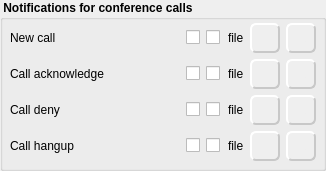
              <widget class="QGroupBox" name="mGrpStyle_4">
               <property name="font">
                <font>
                 <weight>75</weight>
                 <bold>true</bold>
                </font>
               </property>
               <property name="title">
                <string> Notifications for conference calls </string>
               </property>
               <layout class="QVBoxLayout" name="verticalLayout_18">
                <property name="leftMargin">
                 <number>7</number>
                </property>
                <property name="topMargin">
                 <number>3</number>
                </property>
                <property name="rightMargin">
                 <number>7</number>
                </property>
                <property name="bottomMargin">
                 <number>7</number>
                </property>
                <item>
                 <layout class="QHBoxLayout" name="horizontalLayout_31">
                  <item>
                   <widget class="QLabel" name="label_8">
                    <property name="minimumSize">
                     <size>
                      <width>170</width>
                      <height>30</height>
                     </size>
                    </property>
                    <property name="maximumSize">
                     <size>
                      <width>170</width>
                      <height>16777215</height>
                     </size>
                    </property>
                    <property name="font">
                     <font>
                      <family>MS Shell Dlg 2</family>
                      <weight>50</weight>
                      <bold>false</bold>
                     </font>
                    </property>
                    <property name="text">
                     <string>New call</string>
                    </property>
                    <property name="alignment">
                     <set>Qt::AlignLeading|Qt::AlignLeft|Qt::AlignVCenter</set>
                    </property>
                   </widget>
                  </item>
                  <item>
                   <widget class="QCheckBox" name="mCbNotifySystrayCall">
                    <property name="font">
                     <font>
                      <pointsize>9</pointsize>
                      <weight>50</weight>
                      <bold>false</bold>
                     </font>
                    </property>
                    <property name="toolTip">
                     <string>show message in the systray</string>
                    </property>
                    <property name="text">
                     <string/>
                    </property>
                    <property name="icon">
                     <iconset resource="../../resources/Icons.qrc">
                      <normaloff>:/images/22_22/Message.png</normaloff>:/images/22_22/Message.png</iconset>
                    </property>
                    <property name="iconSize">
                     <size>
                      <width>22</width>
                      <height>22</height>
                     </size>
                    </property>
                   </widget>
                  </item>
                  <item>
                   <widget class="QCheckBox" name="mCbNotifySoundCall">
                    <property name="font">
                     <font>
                      <pointsize>9</pointsize>
                      <weight>50</weight>
                      <bold>false</bold>
                     </font>
                    </property>
                    <property name="toolTip">
                     <string>play sound file</string>
                    </property>
                    <property name="text">
                     <string/>
                    </property>
                    <property name="icon">
                     <iconset resource="../../resources/Icons.qrc">
                      <normaloff>:/images/22_22/SpeakerLoud.png</normaloff>:/images/22_22/SpeakerLoud.png</iconset>
                    </property>
                    <property name="iconSize">
                     <size>
                      <width>22</width>
                      <height>22</height>
                     </size>
                    </property>
                   </widget>
                  </item>
                  <item>
                   <spacer name="horizontalSpacer_32">
                    <property name="orientation">
                     <enum>Qt::Horizontal</enum>
                    </property>
                    <property name="sizeType">
                     <enum>QSizePolicy::MinimumExpanding</enum>
                    </property>
                    <property name="sizeHint" stdset="0">
                     <size>
                      <width>2</width>
                      <height>20</height>
                     </size>
                    </property>
                   </spacer>
                  </item>
                  <item>
                   <widget class="QLabel" name="mLbNotifySoundCallFile">
                    <property name="font">
                     <font>
                      <family>MS Shell Dlg 2</family>
                      <weight>50</weight>
                      <bold>false</bold>
                     </font>
                    </property>
                    <property name="text">
                     <string>file</string>
                    </property>
                   </widget>
                  </item>
                  <item>
                   <widget class="QPushButton" name="mPbNotifySoundCallFile">
                    <property name="minimumSize">
                     <size>
                      <width>30</width>
                      <height>30</height>
                     </size>
                    </property>
                    <property name="maximumSize">
                     <size>
                      <width>30</width>
                      <height>30</height>
                     </size>
                    </property>
                    <property name="toolTip">
                     <string>select sound file to play</string>
                    </property>
                    <property name="styleSheet">
                     <string notr="true">QPushButton{
background-color: rgb(239, 239, 239);
color: rgb(239, 239, 239);
border-style: outset;
border-width: 2px;
border-color:  rgb(200, 200, 200);
border-radius: 6px;
}
QPushButton:pressed{
background-color: rgb(150, 150, 150);
} </string>
                    </property>
                    <property name="text">
                     <string/>
                    </property>
                    <property name="icon">
                     <iconset resource="../../resources/Icons.qrc">
                      <normaloff>:/images/22_22/BoxOpen.png</normaloff>:/images/22_22/BoxOpen.png</iconset>
                    </property>
                    <property name="iconSize">
                     <size>
                      <width>22</width>
                      <height>22</height>
                     </size>
                    </property>
                   </widget>
                  </item>
                  <item>
                   <widget class="QToolButton" name="mTbPlaySoundCallFile">
                    <property name="minimumSize">
                     <size>
                      <width>30</width>
                      <height>30</height>
                     </size>
                    </property>
                    <property name="maximumSize">
                     <size>
                      <width>30</width>
                      <height>30</height>
                     </size>
                    </property>
                    <property name="toolTip">
                     <string>play selected sound file</string>
                    </property>
                    <property name="styleSheet">
                     <string notr="true">QToolButton{
background-color: rgb(239, 239, 239);
color: rgb(239, 239, 239);
border-style: outset;
border-width: 2px;
border-color:  rgb(200, 200, 200);
border-radius: 6px;
}
QToolButton:pressed{
background-color: rgb(150, 150, 150);
} 
</string>
                    </property>
                    <property name="text">
                     <string>...</string>
                    </property>
                    <property name="icon">
                     <iconset resource="../../resources/Icons.qrc">
                      <normaloff>:/images/22_22/AV_Play.png</normaloff>:/images/22_22/AV_Play.png</iconset>
                    </property>
                    <property name="iconSize">
                     <size>
                      <width>22</width>
                      <height>22</height>
                     </size>
                    </property>
                   </widget>
                  </item>
                 </layout>
                </item>
                <item>
                 <layout class="QHBoxLayout" name="horizontalLayout_34">
                  <item>
                   <widget class="QLabel" name="label_13">
                    <property name="minimumSize">
                     <size>
                      <width>170</width>
                      <height>30</height>
                     </size>
                    </property>
                    <property name="maximumSize">
                     <size>
                      <width>170</width>
                      <height>16777215</height>
                     </size>
                    </property>
                    <property name="font">
                     <font>
                      <family>MS Shell Dlg 2</family>
                      <weight>50</weight>
                      <bold>false</bold>
                     </font>
                    </property>
                    <property name="text">
                     <string>Call acknowledge</string>
                    </property>
                    <property name="alignment">
                     <set>Qt::AlignLeading|Qt::AlignLeft|Qt::AlignVCenter</set>
                    </property>
                   </widget>
                  </item>
                  <item>
                   <widget class="QCheckBox" name="mCbNotifySystrayCallAcknowledge">
                    <property name="font">
                     <font>
                      <pointsize>9</pointsize>
                      <weight>50</weight>
                      <bold>false</bold>
                     </font>
                    </property>
                    <property name="toolTip">
                     <string>show message in the systray</string>
                    </property>
                    <property name="text">
                     <string/>
                    </property>
                    <property name="icon">
                     <iconset resource="../../resources/Icons.qrc">
                      <normaloff>:/images/22_22/Message.png</normaloff>:/images/22_22/Message.png</iconset>
                    </property>
                    <property name="iconSize">
                     <size>
                      <width>22</width>
                      <height>22</height>
                     </size>
                    </property>
                   </widget>
                  </item>
                  <item>
                   <widget class="QCheckBox" name="mCbNotifySoundCallAcknowledge">
                    <property name="font">
                     <font>
                      <pointsize>9</pointsize>
                      <weight>50</weight>
                      <bold>false</bold>
                     </font>
                    </property>
                    <property name="toolTip">
                     <string>play sound file</string>
                    </property>
                    <property name="text">
                     <string/>
                    </property>
                    <property name="icon">
                     <iconset resource="../../resources/Icons.qrc">
                      <normaloff>:/images/22_22/SpeakerLoud.png</normaloff>:/images/22_22/SpeakerLoud.png</iconset>
                    </property>
                    <property name="iconSize">
                     <size>
                      <width>22</width>
                      <height>22</height>
                     </size>
                    </property>
                   </widget>
                  </item>
                  <item>
                   <spacer name="horizontalSpacer_38">
                    <property name="orientation">
                     <enum>Qt::Horizontal</enum>
                    </property>
                    <property name="sizeType">
                     <enum>QSizePolicy::MinimumExpanding</enum>
                    </property>
                    <property name="sizeHint" stdset="0">
                     <size>
                      <width>2</width>
                      <height>20</height>
                     </size>
                    </property>
                   </spacer>
                  </item>
                  <item>
                   <widget class="QLabel" name="mLbNotifySoundCallAcknowledgeFile">
                    <property name="font">
                     <font>
                      <family>MS Shell Dlg 2</family>
                      <weight>50</weight>
                      <bold>false</bold>
                     </font>
                    </property>
                    <property name="text">
                     <string>file</string>
                    </property>
                   </widget>
                  </item>
                  <item>
                   <widget class="QPushButton" name="mPbNotifySoundCallAcknowledgeFile">
                    <property name="minimumSize">
                     <size>
                      <width>30</width>
                      <height>30</height>
                     </size>
                    </property>
                    <property name="maximumSize">
                     <size>
                      <width>30</width>
                      <height>30</height>
                     </size>
                    </property>
                    <property name="toolTip">
                     <string>select sound file to play</string>
                    </property>
                    <property name="styleSheet">
                     <string notr="true">QPushButton{
background-color: rgb(239, 239, 239);
color: rgb(239, 239, 239);
border-style: outset;
border-width: 2px;
border-color:  rgb(200, 200, 200);
border-radius: 6px;
}
QPushButton:pressed{
background-color: rgb(150, 150, 150);
} </string>
                    </property>
                    <property name="text">
                     <string/>
                    </property>
                    <property name="icon">
                     <iconset resource="../../resources/Icons.qrc">
                      <normaloff>:/images/22_22/BoxOpen.png</normaloff>:/images/22_22/BoxOpen.png</iconset>
                    </property>
                    <property name="iconSize">
                     <size>
                      <width>22</width>
                      <height>22</height>
                     </size>
                    </property>
                   </widget>
                  </item>
                  <item>
                   <widget class="QToolButton" name="mTbPlaySoundCallAcknowledgeFile">
                    <property name="minimumSize">
                     <size>
                      <width>30</width>
                      <height>30</height>
                     </size>
                    </property>
                    <property name="maximumSize">
                     <size>
                      <width>30</width>
                      <height>30</height>
                     </size>
                    </property>
                    <property name="toolTip">
                     <string>play selected sound file</string>
                    </property>
                    <property name="styleSheet">
                     <string notr="true">QToolButton{
background-color: rgb(239, 239, 239);
color: rgb(239, 239, 239);
border-style: outset;
border-width: 2px;
border-color:  rgb(200, 200, 200);
border-radius: 6px;
}
QToolButton:pressed{
background-color: rgb(150, 150, 150);
} 
</string>
                    </property>
                    <property name="text">
                     <string>...</string>
                    </property>
                    <property name="icon">
                     <iconset resource="../../resources/Icons.qrc">
                      <normaloff>:/images/22_22/AV_Play.png</normaloff>:/images/22_22/AV_Play.png</iconset>
                    </property>
                    <property name="iconSize">
                     <size>
                      <width>22</width>
                      <height>22</height>
                     </size>
                    </property>
                   </widget>
                  </item>
                 </layout>
                </item>
                <item>
                 <layout class="QHBoxLayout" name="horizontalLayout_32">
                  <item>
                   <widget class="QLabel" name="label_9">
                    <property name="minimumSize">
                     <size>
                      <width>170</width>
                      <height>30</height>
                     </size>
                    </property>
                    <property name="maximumSize">
                     <size>
                      <width>170</width>
                      <height>16777215</height>
                     </size>
                    </property>
                    <property name="font">
                     <font>
                      <family>MS Shell Dlg 2</family>
                      <weight>50</weight>
                      <bold>false</bold>
                     </font>
                    </property>
                    <property name="text">
                     <string>Call deny</string>
                    </property>
                    <property name="alignment">
                     <set>Qt::AlignLeading|Qt::AlignLeft|Qt::AlignVCenter</set>
                    </property>
                   </widget>
                  </item>
                  <item>
                   <widget class="QCheckBox" name="mCbNotifySystrayCallDeny">
                    <property name="font">
                     <font>
                      <pointsize>9</pointsize>
                      <weight>50</weight>
                      <bold>false</bold>
                     </font>
                    </property>
                    <property name="toolTip">
                     <string>show message in the systray</string>
                    </property>
                    <property name="text">
                     <string/>
                    </property>
                    <property name="icon">
                     <iconset resource="../../resources/Icons.qrc">
                      <normaloff>:/images/22_22/Message.png</normaloff>:/images/22_22/Message.png</iconset>
                    </property>
                    <property name="iconSize">
                     <size>
                      <width>22</width>
                      <height>22</height>
                     </size>
                    </property>
                   </widget>
                  </item>
                  <item>
                   <widget class="QCheckBox" name="mCbNotifySoundCallDeny">
                    <property name="font">
                     <font>
                      <pointsize>9</pointsize>
                      <weight>50</weight>
                      <bold>false</bold>
                     </font>
                    </property>
                    <property name="toolTip">
                     <string>play sound file</string>
                    </property>
                    <property name="text">
                     <string/>
                    </property>
                    <property name="icon">
                     <iconset resource="../../resources/Icons.qrc">
                      <normaloff>:/images/22_22/SpeakerLoud.png</normaloff>:/images/22_22/SpeakerLoud.png</iconset>
                    </property>
                    <property name="iconSize">
                     <size>
                      <width>22</width>
                      <height>22</height>
                     </size>
                    </property>
                   </widget>
                  </item>
                  <item>
                   <spacer name="horizontalSpacer_33">
                    <property name="orientation">
                     <enum>Qt::Horizontal</enum>
                    </property>
                    <property name="sizeType">
                     <enum>QSizePolicy::MinimumExpanding</enum>
                    </property>
                    <property name="sizeHint" stdset="0">
                     <size>
                      <width>2</width>
                      <height>20</height>
                     </size>
                    </property>
                   </spacer>
                  </item>
                  <item>
                   <widget class="QLabel" name="mLbNotifySoundCallDenyFile">
                    <property name="font">
                     <font>
                      <family>MS Shell Dlg 2</family>
                      <weight>50</weight>
                      <bold>false</bold>
                     </font>
                    </property>
                    <property name="text">
                     <string>file</string>
                    </property>
                   </widget>
                  </item>
                  <item>
                   <widget class="QPushButton" name="mPbNotifySoundCallDenyFile">
                    <property name="minimumSize">
                     <size>
                      <width>30</width>
                      <height>30</height>
                     </size>
                    </property>
                    <property name="maximumSize">
                     <size>
                      <width>30</width>
                      <height>30</height>
                     </size>
                    </property>
                    <property name="toolTip">
                     <string>select sound file to play</string>
                    </property>
                    <property name="styleSheet">
                     <string notr="true">QPushButton{
background-color: rgb(239, 239, 239);
color: rgb(239, 239, 239);
border-style: outset;
border-width: 2px;
border-color:  rgb(200, 200, 200);
border-radius: 6px;
}
QPushButton:pressed{
background-color: rgb(150, 150, 150);
} </string>
                    </property>
                    <property name="text">
                     <string/>
                    </property>
                    <property name="icon">
                     <iconset resource="../../resources/Icons.qrc">
                      <normaloff>:/images/22_22/BoxOpen.png</normaloff>:/images/22_22/BoxOpen.png</iconset>
                    </property>
                    <property name="iconSize">
                     <size>
                      <width>22</width>
                      <height>22</height>
                     </size>
                    </property>
                   </widget>
                  </item>
                  <item>
                   <widget class="QToolButton" name="mTbPlaySoundCallDenyFile">
                    <property name="minimumSize">
                     <size>
                      <width>30</width>
                      <height>30</height>
                     </size>
                    </property>
                    <property name="maximumSize">
                     <size>
                      <width>30</width>
                      <height>30</height>
                     </size>
                    </property>
                    <property name="toolTip">
                     <string>play selected sound file</string>
                    </property>
                    <property name="styleSheet">
                     <string notr="true">QToolButton{
background-color: rgb(239, 239, 239);
color: rgb(239, 239, 239);
border-style: outset;
border-width: 2px;
border-color:  rgb(200, 200, 200);
border-radius: 6px;
}
QToolButton:pressed{
background-color: rgb(150, 150, 150);
} 
</string>
                    </property>
                    <property name="text">
                     <string>...</string>
                    </property>
                    <property name="icon">
                     <iconset resource="../../resources/Icons.qrc">
                      <normaloff>:/images/22_22/AV_Play.png</normaloff>:/images/22_22/AV_Play.png</iconset>
                    </property>
                    <property name="iconSize">
                     <size>
                      <width>22</width>
                      <height>22</height>
                     </size>
                    </property>
                   </widget>
                  </item>
                 </layout>
                </item>
                <item>
                 <layout class="QHBoxLayout" name="horizontalLayout_33">
                  <item>
                   <widget class="QLabel" name="label_11">
                    <property name="minimumSize">
                     <size>
                      <width>170</width>
                      <height>30</height>
                     </size>
                    </property>
                    <property name="maximumSize">
                     <size>
                      <width>170</width>
                      <height>16777215</height>
                     </size>
                    </property>
                    <property name="font">
                     <font>
                      <family>MS Shell Dlg 2</family>
                      <weight>50</weight>
                      <bold>false</bold>
                     </font>
                    </property>
                    <property name="text">
                     <string>Call hangup</string>
                    </property>
                    <property name="alignment">
                     <set>Qt::AlignLeading|Qt::AlignLeft|Qt::AlignVCenter</set>
                    </property>
                   </widget>
                  </item>
                  <item>
                   <widget class="QCheckBox" name="mCbNotifySystrayCallHangup">
                    <property name="font">
                     <font>
                      <pointsize>9</pointsize>
                      <weight>50</weight>
                      <bold>false</bold>
                     </font>
                    </property>
                    <property name="toolTip">
                     <string>show message in the systray</string>
                    </property>
                    <property name="text">
                     <string/>
                    </property>
                    <property name="icon">
                     <iconset resource="../../resources/Icons.qrc">
                      <normaloff>:/images/22_22/Message.png</normaloff>:/images/22_22/Message.png</iconset>
                    </property>
                    <property name="iconSize">
                     <size>
                      <width>22</width>
                      <height>22</height>
                     </size>
                    </property>
                   </widget>
                  </item>
                  <item>
                   <widget class="QCheckBox" name="mCbNotifySoundCallHangup">
                    <property name="font">
                     <font>
                      <pointsize>9</pointsize>
                      <weight>50</weight>
                      <bold>false</bold>
                     </font>
                    </property>
                    <property name="toolTip">
                     <string>play sound file</string>
                    </property>
                    <property name="text">
                     <string/>
                    </property>
                    <property name="icon">
                     <iconset resource="../../resources/Icons.qrc">
                      <normaloff>:/images/22_22/SpeakerLoud.png</normaloff>:/images/22_22/SpeakerLoud.png</iconset>
                    </property>
                    <property name="iconSize">
                     <size>
                      <width>22</width>
                      <height>22</height>
                     </size>
                    </property>
                   </widget>
                  </item>
                  <item>
                   <spacer name="horizontalSpacer_34">
                    <property name="orientation">
                     <enum>Qt::Horizontal</enum>
                    </property>
                    <property name="sizeType">
                     <enum>QSizePolicy::MinimumExpanding</enum>
                    </property>
                    <property name="sizeHint" stdset="0">
                     <size>
                      <width>2</width>
                      <height>20</height>
                     </size>
                    </property>
                   </spacer>
                  </item>
                  <item>
                   <widget class="QLabel" name="mLbNotifySoundCallHangupFile">
                    <property name="font">
                     <font>
                      <family>MS Shell Dlg 2</family>
                      <weight>50</weight>
                      <bold>false</bold>
                     </font>
                    </property>
                    <property name="text">
                     <string>file</string>
                    </property>
                   </widget>
                  </item>
                  <item>
                   <widget class="QPushButton" name="mPbNotifySoundCallHangupFile">
                    <property name="minimumSize">
                     <size>
                      <width>30</width>
                      <height>30</height>
                     </size>
                    </property>
                    <property name="maximumSize">
                     <size>
                      <width>30</width>
                      <height>30</height>
                     </size>
                    </property>
                    <property name="toolTip">
                     <string>select sound file to play</string>
                    </property>
                    <property name="styleSheet">
                     <string notr="true">QPushButton{
background-color: rgb(239, 239, 239);
color: rgb(239, 239, 239);
border-style: outset;
border-width: 2px;
border-color:  rgb(200, 200, 200);
border-radius: 6px;
}
QPushButton:pressed{
background-color: rgb(150, 150, 150);
} </string>
                    </property>
                    <property name="text">
                     <string/>
                    </property>
                    <property name="icon">
                     <iconset resource="../../resources/Icons.qrc">
                      <normaloff>:/images/22_22/BoxOpen.png</normaloff>:/images/22_22/BoxOpen.png</iconset>
                    </property>
                    <property name="iconSize">
                     <size>
                      <width>22</width>
                      <height>22</height>
                     </size>
                    </property>
                   </widget>
                  </item>
                  <item>
                   <widget class="QToolButton" name="mTbPlaySoundCallHangupFile">
                    <property name="minimumSize">
                     <size>
                      <width>30</width>
                      <height>30</height>
                     </size>
                    </property>
                    <property name="maximumSize">
                     <size>
                      <width>30</width>
                      <height>30</height>
                     </size>
                    </property>
                    <property name="toolTip">
                     <string>play selected sound file</string>
                    </property>
                    <property name="styleSheet">
                     <string notr="true">QToolButton{
background-color: rgb(239, 239, 239);
color: rgb(239, 239, 239);
border-style: outset;
border-width: 2px;
border-color:  rgb(200, 200, 200);
border-radius: 6px;
}
QToolButton:pressed{
background-color: rgb(150, 150, 150);
} 
</string>
                    </property>
                    <property name="text">
                     <string>...</string>
                    </property>
                    <property name="icon">
                     <iconset resource="../../resources/Icons.qrc">
                      <normaloff>:/images/22_22/AV_Play.png</normaloff>:/images/22_22/AV_Play.png</iconset>
                    </property>
                    <property name="iconSize">
                     <size>
                      <width>22</width>
                      <height>22</height>
                     </size>
                    </property>
                   </widget>
                  </item>
                 </layout>
                </item>
               </layout>
              </widget>
